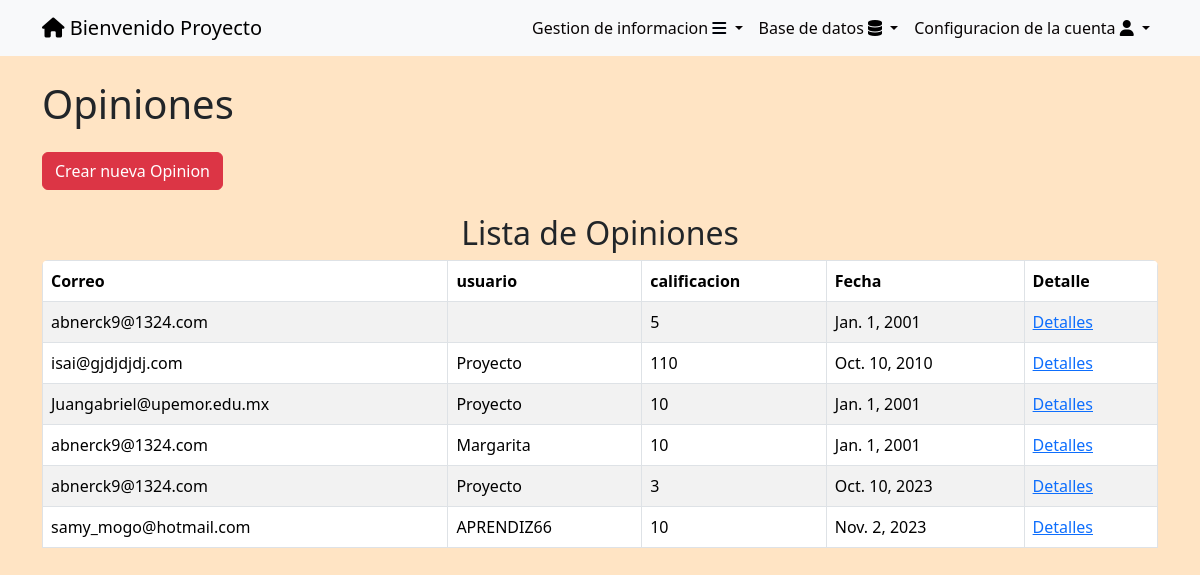
/opiniones/ (signed in), run on the app's committed database.
### tasks/models.py (models this page shows)
class Opionion(models.Model):
    QUEJA = 'Queja'
    OPINION = 'Opinion'
    SUGERENCIA = 'Sugerencia'
    ESTADO_CHOICES = [
        (QUEJA, 'Queja'),
        (OPINION, 'Opinion'),
        (SUGERENCIA, 'Sugerencia'),
    ]
    Correo  = models.EmailField(blank=True,null=True)
    FechaRegistro = models.DateField(auto_now_add=True,blank=True,null=True)
    tipo = models.CharField(blank=True,null=True,max_length=100,choices=ESTADO_CHOICES)
    descripcion = models.TextField(blank=True,null=True)
    calificacion = models.IntegerField(blank=True,null=True,validators=[MinValueValidator(1), MaxValueValidator(10)])
    user = models.ForeignKey(User, on_delete=models.CASCADE,blank=True, null=True)

### tasks/views.py (the view)
# urls.py: path('opiniones/',views.opiniones,name='opiniones'),
@login_required
def opiniones(request):
    if request.user.is_superuser:
        opiniones = Opionion.objects.all()
    else:
        opiniones = Opionion.objects.filter(user=request.user)
    return render(request, 'opiniones.html', {
        'opiniones': opiniones,
    })

### tasks/templates/opiniones.html (shortened to what this page needs)
{% extends 'base.html' %}
{% block content %}
<body>
    <div class="container mt-4">
        <a href="/opiniones/" class="text-dark text-decoration-none"><h1 >Opiniones</h1></a>
<a href="{% url 'create_opinion' %}" class="btn btn-danger mt-3">Crear nueva Opinion</a>
    </div>
<div class="container mt-4">
    <h2 class="text-center">Lista de Opiniones</h2>
    <div class="table-responsive rounded">
        <table class="table table-bordered table-striped">
            <thead class="thead-dark">
                <tr>
                    <th>Correo</th>
                    <th>usuario</th>
                    <th>calificacion</th>
                    <th>Fecha</th>
                    {% if user.is_superuser or user.is_staff %}
                    <th>Detalle</th>
                    {% endif %}
                </tr>
            </thead>
            <tbody>
                {% for opinion in opiniones %}
                <tr>
                    <td>{{ opinion.Correo }}</td>
                    <td>{{ opinion.user.username}}</td>
                    <td>{{ opinion.calificacion}}</td>
                    <td>{{ opinion.FechaRegistro}}</td>
                    {% if user.is_superuser or user.is_staff %}
                    <td><a href="{% url 'opinion_detail' opinion.id %}" >Detalles</a></td>
                    {% endif %}
                </tr>
                {% endfor %}
            </tbody>
        </table>
    </div>
</div>
</body>
{% endblock %}

### tasks/templates/base.html (shortened to what this page needs)
<!DOCTYPE html>
<html lang="en">
<head>
    <link rel="stylesheet" href="https://cdn.jsdelivr.net/npm/bootstrap@5.3.2/dist/css/bootstrap.min.css">
    <link rel="stylesheet" href="https://cdnjs.cloudflare.com/ajax/libs/font-awesome/6.4.2/css/all.min.css">
    <link rel="stylesheet" href="https://cdn.jsdelivr.net/npm/bootstrap@5.3.2/dist/css/bootstrap.min.css">
</head>
<body>
    <nav class="navbar navbar-expand-lg bg-body-tertiary">
        <div class="container">
            {% if user.is_authenticated %}
            <a class="navbar-brand" href="/" id="uno"> <i class="fa-solid fa-house" style="color: #000000;"></i>
                Bienvenido {{user.username}}</a>
            {% endif %}
            {% if user.is_authenticated %}
            <div class="collapse navbar-collapse" id="navbarSupportedContent">
                <ul class="navbar-nav ms-auto">
                    <li class="nav-item dropdown">
                        <a class="nav-link dropdown-toggle" href="#" role="button" data-bs-toggle="dropdown"
                            aria-expanded="false">
                            Gestion de informacion <i class="fa-solid fa-bars" style="color: #00040b;"></i>
                        </a>
                    </li>
                    {% if user.is_superuser %}
                    <li class="nav-item dropdown">
                        <a class="nav-link dropdown-toggle" href="#" role="button" data-bs-toggle="dropdown"
                            aria-expanded="false">
                            Base de datos <i class="fa-solid fa-database" style="color: #000000;"></i>
                        </a>
                        {% endif %}
                    <li class="nav-item dropdown">
                        <a class="nav-link dropdown-toggle" href="#" role="button" data-bs-toggle="dropdown"
                            aria-expanded="false">
                            Configuracion de la cuenta <i class="fa-solid fa-user" style="color: #000000;"></i>
                        </a>
            {% endif %}
        </div>
    </nav>
</body>
</html>
{% block content %}
{% endblock %}

### tasks/templates/base.html (style rules this page uses)
.nav-link { display: block; text-decoration: none; color: #080404; padding: 5px; }

### tasks/templates/opiniones.html (style rules this page uses)
body { background-color: bisque; background-size: cover; }

### data on the page
Opionion: Correo "abnerck9@1324.com", calificacion "5", FechaRegistro "Jan. 1, 2001"
Opionion: Correo "isai@gjdjdjdj.com", user.username "Proyecto", calificacion "110", FechaRegistro "Oct. 10, 2010"
Opionion: Correo "Juangabriel@upemor.edu.mx", user.username "Proyecto", calificacion "10", FechaRegistro "Jan. 1, 2001"
Opionion: Correo "abnerck9@1324.com", user.username "Margarita", calificacion "10", FechaRegistro "Jan. 1, 2001"
Opionion: Correo "abnerck9@1324.com", user.username "Proyecto", calificacion "3", FechaRegistro "Oct. 10, 2023"
Opionion: Correo "samy_mogo@hotmail.com", user.username "APRENDIZ66", calificacion "10", FechaRegistro "Nov. 2, 2023"

### other printed values
{{ user.username }} "Proyecto"
